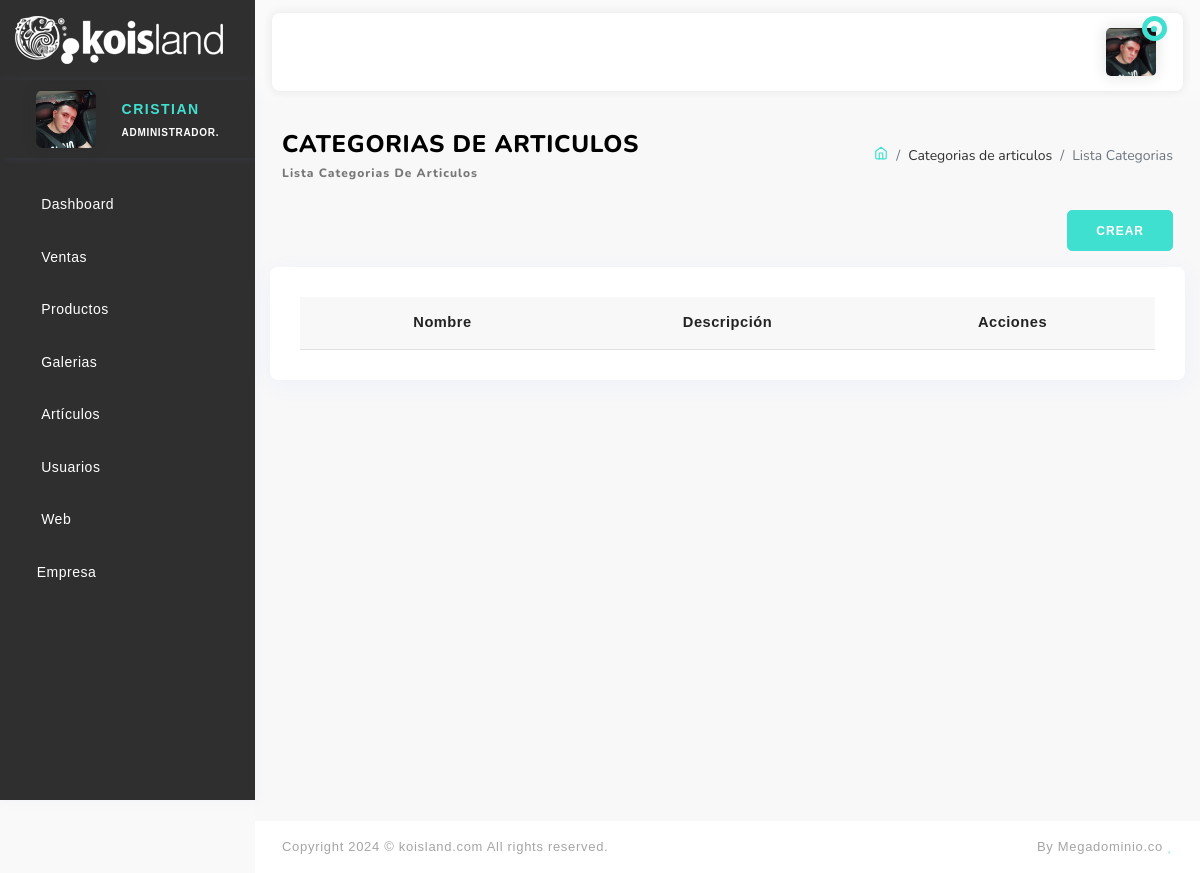
The page /art/categorias/art/ (signed in) on the database as committed earlier.
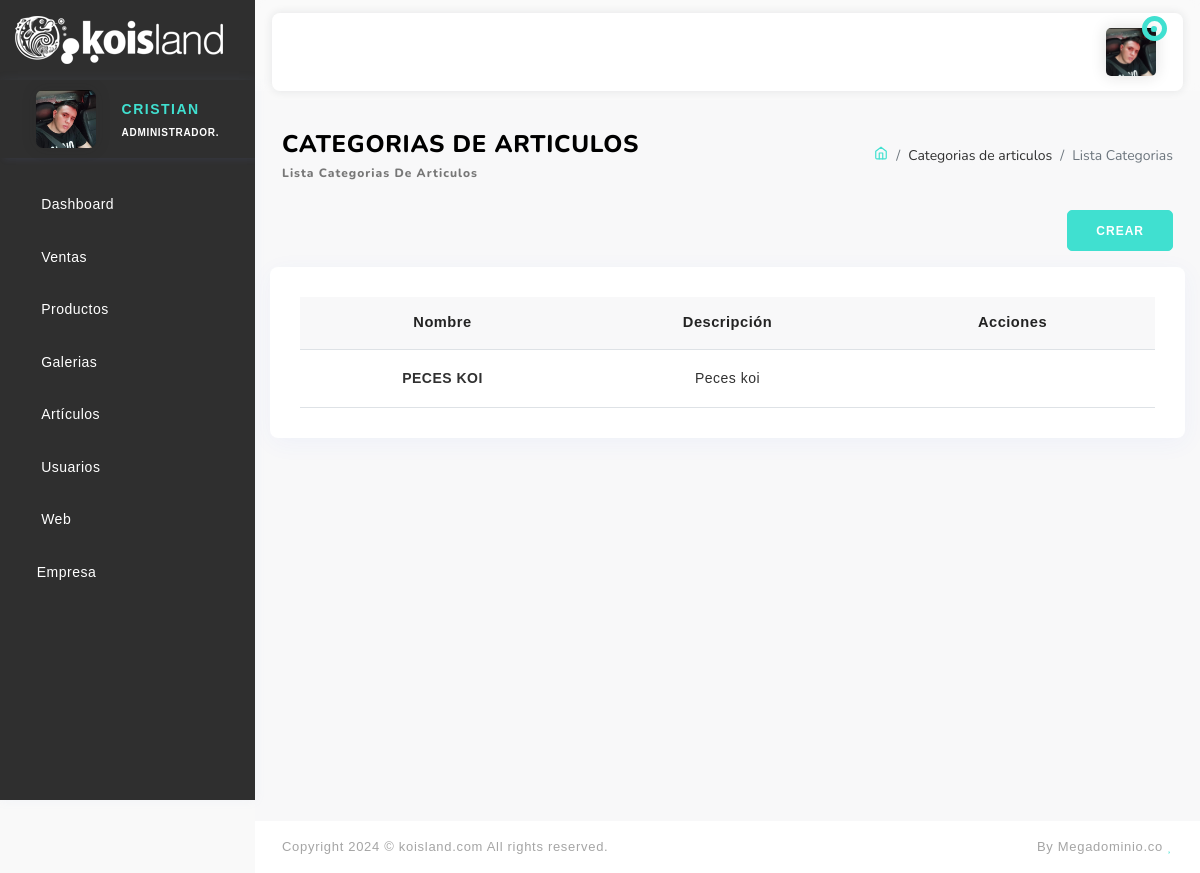
The same page on the database as committed later.
### art/models.py (models this page shows, shortened)
class CateArt(ClaseModelo):
    nombre = models.CharField(max_length=100, unique=True)
    descripcion = models.TextField(blank=True, null=True)

### art/views.py (the view)
# urls.py: path('categorias/art/', CategoriasArticulos, name='categorias_articulos'),
@login_required(login_url='bas:login')
def CategoriasArticulos(request):
    categorias = CateArt.objects.all()
    return render(request, 'categoria_articulos_list.html', {'categorias': categorias})

### app/context_processors.py (called while the page is built)
def empresa(request):
    emp = Empresa.objects.all().first()
    return {'emp': emp}

### usr/models.py (called while the page is built)
    def __str__(self):
        return '{}'.format(self.nombre)

### art/templates/categoria_articulos_list.html (shortened to what this page needs)
{% extends 'base/index.html' %} {% load static %} {% block content %}
<div class="container-fluid">
  <div class="page-header">
    <div class="row">
      <div class="col-lg-6">
        <div class="page-header-left">
          <h3>
            Categorias de articulos
            <small>Lista Categorias de articulos</small>
          </h3>
        </div>
      </div>
      <div class="col-lg-6">
        <ol class="breadcrumb pull-right">
          <li class="breadcrumb-item">
            <a href="/">
            </a>
          </li>
          <li class="breadcrumb-item">Categorias de articulos</li>
          <li class="breadcrumb-item active">Lista Categorias</li>
        </ol>
      </div>
    </div>
  </div>
  <div class="row">
    <div class="col-md-12 d-flex justify-content-end">
      <a href="{% url 'art:crear_art' %}" class="btn btn-primary btn-sm mb-3">CREAR</a>
    </div>
  </div>
</div>
<div class="card">
  <div class="card-body">
    <div class="table-responsive table-desi">
      <table class="table all-package">
        <thead class="bg-secondary">
          <tr>
            <th>Nombre</th>
            <th>Descripción</th>
            <th>Acciones</th>
          </tr>
        </thead>
        <tbody>
          {% for categoria in categorias %}
          <tr>
            <td>{{ categoria.nombre }}</td>
            <td>{{ categoria.descripcion }}</td>
            <td>
              <a href="{% url 'art:editar_art' categoria.id %}">
                <i class="fa fa-edit" title="Edit"></i>
              </a>
              <a href="{% url 'art:eliminar_art' categoria.id %}">
                <i class="fa fa-trash text-danger" title="Delete"></i>
              </a>
            </td>
          </tr>
          {% endfor %}
        </tbody>
      </table>
    </div>
  </div>
</div>
{% endblock %}

Rows that differ between the two databases and show on the page:
added CateArt: nombre "PECES KOI", descripcion "Peces koi"
